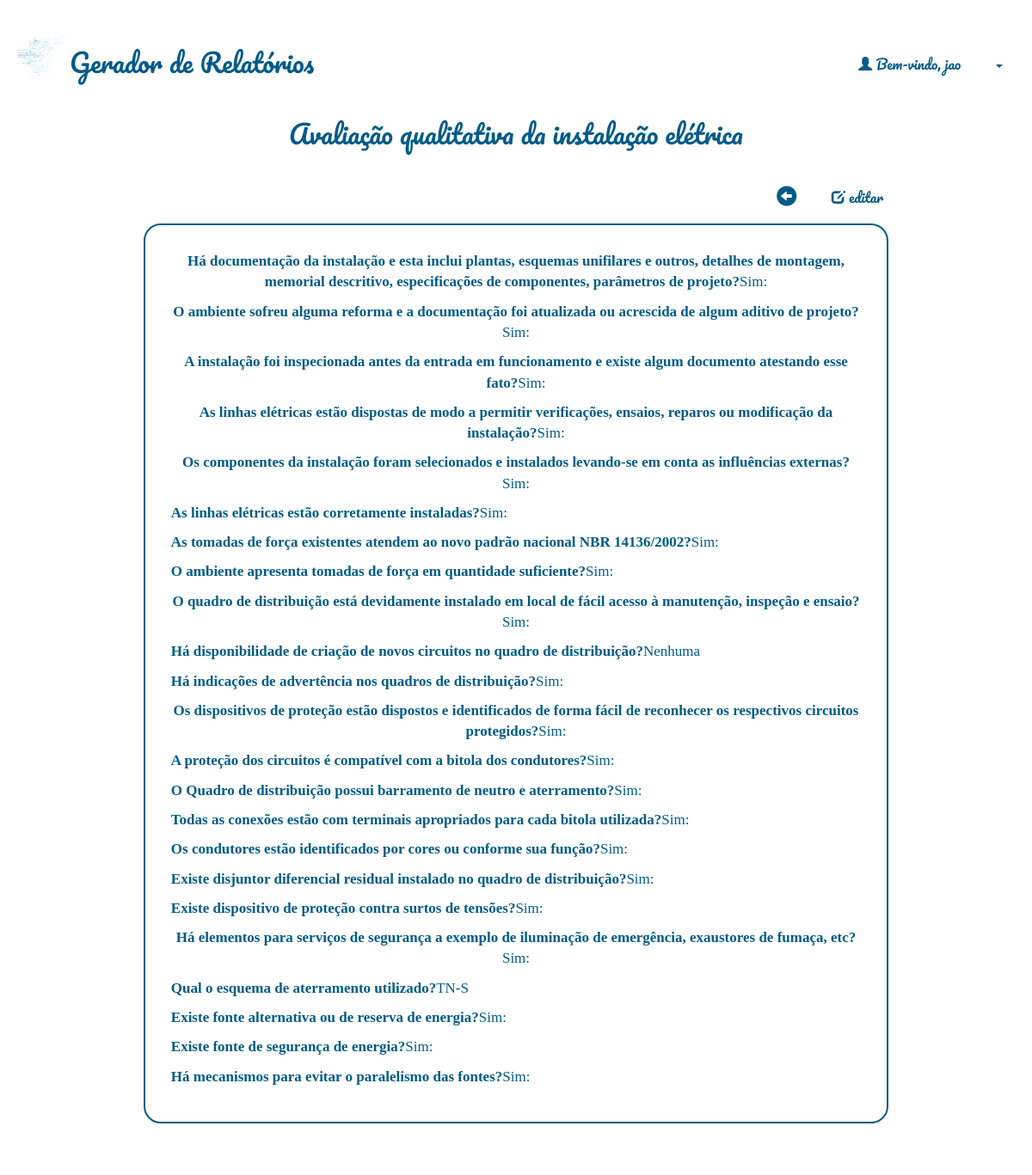
/relatorios/addqualitativas/42/ (signed in), run on the app's committed database.
### relatorio/models.py (models this page shows)
class Relatorio(models.Model):
    autor = models.ForeignKey(User, default=None, on_delete=models.CASCADE)
    data = models.DateTimeField()
    local = models.CharField(max_length=100)
    temperatura = models.IntegerField()
    clima = models.CharField(max_length=100)
    responsaveis = models.TextField(blank=True)
    qualiprof = models.CharField(max_length=100, default='')
    riscos = models.CharField(max_length=100, default='[]')
    equipamentos = models.CharField(max_length=100, default='[]')
    sinalizacao = models.CharField(max_length=100, default='[]')
    desligamento = models.CharField(max_length=4, default='')
    integridade = models.CharField(max_length=4, default='')
    dialogo = models.CharField(max_length=4, default='')
    curso_nr = models.CharField(max_length=4, default='')
    conferido = models.CharField(max_length=4, default='')
    delimitar_area = models.CharField(max_length=4, default='')
    auxconces = models.CharField(max_length=4, default='')
    tensao = models.CharField(max_length=4, default='')
    aterramento = models.CharField(max_length=4, default='')
    altura = models.CharField(max_length=4, default='')
    cinto_seg = models.CharField(max_length=4, default='')
    requi_seg = models.CharField(max_length=4, default='')
    reavaliacao = models.CharField(max_length=4, default='')
    tempambiente = models.CharField(max_length=100, default='')
    condambiente = models.CharField(max_length=100, default='')
    altitude = models.CharField(max_length=100, default='')
    presagua = models.CharField(max_length=100, default='')
    pressolidos = models.CharField(max_length=100, default='')
    pressubst = models.CharField(max_length=100, default='')
    solmecanicas = models.CharField(max_length=100, default='')
    presmofo = models.CharField(max_length=100, default='')
    presfauna = models.CharField(max_length=100, default='')
    infleletro = models.CharField(max_length=100, default='')
    radsolar = models.CharField(max_length=100, default='')
    descatm = models.CharField(max_length=100, default='')
    movdoar = models.CharField(max_length=100, default='')
    vento = models.CharField(max_length=100, default='')
    competencia = models.CharField(max_length=100, default='')
    reseletr = models.CharField(max_length=100, default='')
    contpessoas = models.CharField(max_length=100, default='')
    condfuga = models.CharField(max_length=100, default='')
    natmatpr = models.CharField(max_length=100, default='')
    natmatcons = models.CharField(max_length=100, default='')
    classestr = models.CharField(max_length=100, default='')
    documentacao = models.CharField(max_length=100, default='')
    ambientesofreu = models.CharField(max_length=100, default='')
    instalacaoinspecionada = models.CharField(max_length=100, default='')
    linhaseletricasdisp = models.CharField(max_length=100, default='')
    compinstalacao = models.CharField(max_length=100, default='')
    linhaseletricascorr = models.CharField(max_length=100, default='')
    tomadasdeforca = models.CharField(max_length=100, default='')
    qtdesufitomadas = models.CharField(max_length=100, default='')
    instlquadist = models.CharField(max_length=100, default='')
    novoscircuitos = models.CharField(max_length=100, default='')
    advquadist = models.CharField(max_length=100, default='')
    dispprotecaoident = models.CharField(max_length=100, default='')
    protcircuitos = models.CharField(max_length=100, default='')
    barramentoquadist = models.CharField(max_length=100, default='')
    bitola = models.CharField(max_length=100, default='')
    condutident = models.CharField(max_length=100, default='')
    disjundif = models.CharField(max_length=100, default='')
    dispprotecaosurtos = models.CharField(max_length=100, default='')
    servseguranca = models.CharField(max_length=100, default='')
    esqaterramento = models.CharField(max_length=100, default='')
    reservadeenergia = models.CharField(max_length=100, default='')
    fontseguranca = models.CharField(max_length=100, default='')
    paralelismo = models.CharField(max_length=100, default='')
    capbarramento = models.PositiveSmallIntegerField(default=0)
    protgeral = models.PositiveSmallIntegerField(default=0)
    protdr = models.PositiveSmallIntegerField(default=0)
    protdps = models.PositiveSmallIntegerField(default=0)
    vab = models.PositiveSmallIntegerField(default=0)
    van = models.PositiveSmallIntegerField(default=0)
    ia= models.PositiveSmallIntegerField(default=0)
    vbc = models.PositiveSmallIntegerField(default=0)
    vbn = models.PositiveSmallIntegerField(default=0)
    ib= models.PositiveSmallIntegerField(default=0)
    vca = models.PositiveSmallIntegerField(default=0)
    vcn = models.PositiveSmallIntegerField(default=0)
    ic= models.PositiveSmallIntegerField(default=0)
    continuidade = models.CharField(max_length=100, default='')
    resistencia = models.CharField(max_length=100, default='')
    selvpelv = models.CharField(max_length=100, default='')
    verificacao = models.CharField(max_length=100, default='')
    ensaiodetensao = models.CharField(max_length=100, default='')
    ensaiodefunc = models.CharField(max_length=100, default='')

### relatorio/views.py (the view, shortened to what this page needs)
# urls.py: path('addqualitativas/<int:rel_id>/', views.qualitativas_add, name="addqualitativas"),
@login_required(login_url="/accounts/login/")
def qualitativas_add(request, rel_id):
    relatorio = Relatorio.objects.get(id=rel_id)
    if relatorio.documentacao != '':
        return render(request, 'relatorio/relatorio_qualitativas_visualiza.html', {'relatorio': relatorio})

### relatorio/templates/relatorio/relatorio_qualitativas_visualiza.html (shortened to what this page needs)
{% extends 'base_layout.html'%}
{% block content %}
<div id="relatorio-visualiza-wrapper"  class="container-fluid">
        <div class="container">
                <h2 style="text-align:center;">Avaliação qualitativa da instalação elétrica</h3>
                <nav class="navbar navbar-expand-lg justify-content-space-between">
                        <button id="botao-icon" class="navbar-brand" onclick="history.back()">
                                <h3><span class="glyphicon glyphicon-circle-arrow-left"></span></h3>
                        </button>
                        <a id="botao-icon" class="nav-link" href="{% url 'relatorio:edita' rel_id=relatorio.id %}">
                                <span class="glyphicon glyphicon-edit"></span> editar
                        </a>
                </nav>
        <div id="relatorio-visualiza" class="container-fluid">
                <p><b> Há documentação da instalação e esta inclui plantas, esquemas unifilares e outros, detalhes de montagem, memorial descritivo, especificações de componentes, parâmetros de projeto?</b> {{ relatorio.documentacao }}</p>
                <p><b> O ambiente sofreu alguma reforma e a documentação foi atualizada ou acrescida de algum aditivo de projeto?</b> {{ relatorio.ambientesofreu }}</p>
                <p><b> A instalação foi inspecionada antes da entrada em funcionamento e existe algum documento atestando esse fato?</b> {{ relatorio.instalacaoinspecionada }}</p>
                <p><b> As linhas elétricas estão dispostas de modo a permitir verificações, ensaios, reparos ou modificação da instalação?</b> {{ relatorio.linhaseletricasdisp }}</p>
                <p><b> Os componentes da instalação foram selecionados e instalados levando-se em conta as influências externas?</b> {{ relatorio.compinstalacao }}</p>
                <p><b> As linhas elétricas estão corretamente instaladas?</b> {{ relatorio.linhaseletricascorr }}</p>
                <p><b> As tomadas de força existentes atendem ao novo padrão nacional NBR 14136/2002?</b> {{ relatorio.tomadasdeforca }}</p>
                <p><b> O ambiente apresenta tomadas de força em quantidade suficiente?</b> {{ relatorio.qtdesufitomadas }}</p>
                <p><b> O quadro de distribuição está devidamente instalado em local de fácil acesso à manutenção, inspeção e ensaio?</b> {{ relatorio.instlquadist }}</p>
                <p><b> Há disponibilidade de criação de novos circuitos no quadro de distribuição?</b> {{ relatorio.novoscircuitos }}</p>
                <p><b> Há indicações de advertência nos quadros de distribuição?</b> {{ relatorio.advquadist }}</p>
                <p><b> Os dispositivos de proteção estão dispostos e identificados de forma fácil de reconhecer os respectivos circuitos protegidos?</b> {{ relatorio.dispprotecaoident }}</p>
                <p><b> A proteção dos circuitos é compatível com a bitola dos condutores?</b> {{ relatorio.protcircuitos }}</p>
                <p><b> O Quadro de distribuição possui barramento de neutro e aterramento?</b> {{ relatorio.barramentoquadist }}</p>
                <p><b> Todas as conexões estão com terminais apropriados para cada bitola utilizada?</b> {{ relatorio.bitola }}</p>
                <p><b> Os condutores estão identificados por cores ou conforme sua função?</b> {{ relatorio.condutident }}</p>
                <p><b> Existe disjuntor diferencial residual instalado no quadro de distribuição?</b> {{ relatorio.disjundif }}</p>
                <p><b> Existe dispositivo de proteção contra surtos de tensões?</b> {{ relatorio.dispprotecaosurtos }}</p>
                <p><b> Há elementos para serviços de segurança a exemplo de iluminação de emergência, exaustores de fumaça, etc?</b> {{ relatorio.servseguranca }}</p>
                <p><b> Qual o esquema de aterramento utilizado?</b> {{ relatorio.esqaterramento }}</p>
                <p><b> Existe fonte alternativa ou de reserva de energia?</b> {{ relatorio.reservadeenergia }}</p>
                <p><b> Existe fonte de segurança de energia?</b> {{ relatorio.fontseguranca }}</p>
                <p><b> Há mecanismos para evitar o paralelismo das fontes?</b> {{ relatorio.paralelismo }}</p>
        </div>
        </div>
</div>
{% endblock %}

### templates/base_layout.html (shortened to what this page needs)
<!DOCTYPE html>
<html lang="pt-BR">
<head>
    <link href="https://cdn.jsdelivr.net/npm/bootstrap@5.1.3/dist/css/bootstrap.min.css" rel="stylesheet">
    <link rel="stylesheet" href="https://maxcdn.bootstrapcdn.com/bootstrap/3.4.0/css/bootstrap.min.css">
    {% load static %}
    <link rel="stylesheet" href="{% static 'styles.css' %}">
</head>
<body>
    <header class="wrapper">
        <h1><a href="{% url 'home' %}"><img src="{% static 'logo.png' %}" alt="calendario"/>Gerador de Relatórios</a></h1>
        <nav>
            <ul style="margin: 40px 0 0 0;">
                {% if user.is_authenticated %}
                    <div class="dropdown">
                        <span class="glyphicon glyphicon-user"></span> Bem-vindo, {{ user }}
                        <a class="btn btn-secondary dropdown-toggle" href="#" role="button" id="botao-usuario" data-toggle="dropdown" aria-haspopup="true" aria-expanded="false">
                          </a>
                      </div>
                {% else %}
                    <a id="botao-icon" href="{% url 'accounts:login' %}">Log in</a>
                    <a id="botao-icon" href="{% url 'accounts:signup' %}">Sign up</a>
                {% endif %}
            </ul>
        </nav>
    </header>
    <div class="wrapper">
        {% block content %}
        {% endblock %}
    </div>
</body>
</html>

### assets/styles.css (style rules this page uses)
body { background-color: #ffffff; color: #005b88; padding: 0 1px 0 1px; font-family: Pacifico; font-size: medium; }
img { width: 60px; height: auto; vertical-align: bottom; }
#botao-usuario { background-color: transparent; color: #005b88; }
.login input, #relatorio-visualiza, #criaRelatorio { font-family: Cambria, Cochin, Georgia, Times, 'Times New Roman', serif; }
#relatorio-visualiza-wrapper { width: 80%; display: flex; align-items: center; justify-content: center; justify-self: center; }
#relatorio-visualiza { border-radius: 20px; align-self: center; text-align: center; border: 2px solid #005b88; margin: 40px; margin-top: 5px; margin-left: auto; padding: 30px; font-size: 17px; position: relative; }
#relatorio-visualiza p { display: table; text-justify: auto; }
h1 a { font-weight: normal; font-size: 30px; margin: 0; }
h2,h3,h4,h5 { color: #005b88; font-weight: normal; margin: 0; }
a, .dropdown-item { color: #005b88; }
a, a:hover, a:visited, .dropdown-item:visited { text-decoration: none; }
.wrapper { margin: 0 auto; padding: 20px; }
header { display: grid; align-self: center; grid-template-columns: 1fr 1fr; padding: 20px 0; }
nav { justify-self: end; }
.navbar { margin-bottom: 0px; padding-bottom: 0px; margin-top: 3%; }
nav a { display: inline-block; margin-left: 20px; }
#botao-icon { background: none; font-family: Pacifico; color: #005b88; cursor: pointer; border-width: 0; justify-self: start; cursor: pointer; padding: 5px; }
.navbar-brand { margin-left: 0px; font-size: 23px; cursor:default; }

### data on the page
Relatorio: documentacao "Sim:", ambientesofreu "Sim:", instalacaoinspecionada "Sim:", linhaseletricasdisp "Sim:", compinstalacao "Sim:", linhaseletricascorr "Sim:", tomadasdeforca "Sim:", qtdesufitomadas "Sim:", instlquadist "Sim:", novoscircuitos "Nenhuma", advquadist "Sim:", dispprotecaoident "Sim:", protcircuitos "Sim:", barramentoquadist "Sim:", bitola "Sim:", condutident "Sim:", disjundif "Sim:", dispprotecaosurtos "Sim:", servseguranca "Sim:", esqaterramento "TN-S", reservadeenergia "Sim:", fontseguranca "Sim:", paralelismo "Sim:"

### other printed values
{{ user }} "jao"
